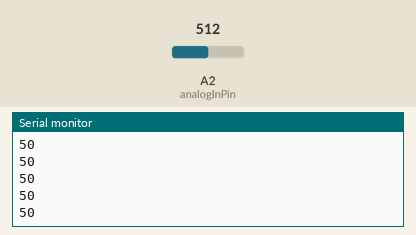
This sketch was run on a simulated Arduino Uno, built with avr-gcc and run on an emulated ATmega328P. Shown: the last lines printed to the serial monitor. The test bench sets the inputs (shaded band); at power-on: A2 (analogInPin) = 512.

Above: at 1.2 s.
1.3 s: A2 (analogInPin) set to 716
At 2.2 s:
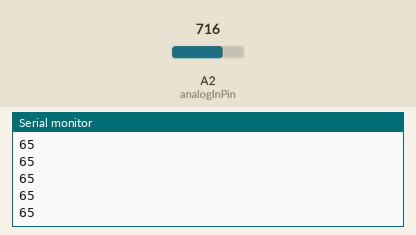
2.8 s: A2 (analogInPin) set to 900
At 3.7 s:
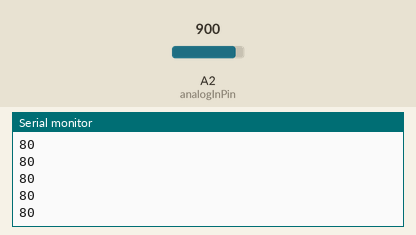
Timing chart, 0 to 5.8 s (numbered marks = the images above; inputs shaded):
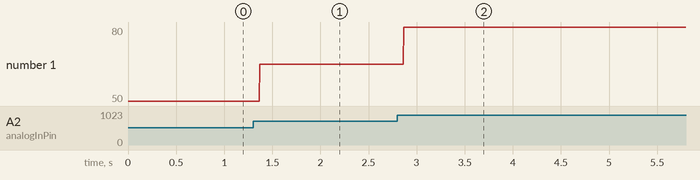

The sketch:

ArduinoCode.ino
```cpp
// These constants won't change.  They're used to give names
// to the pins used:
const int analogInPin = A2;  // Analog input pin that the potentiometer is attached to
//const int analogOutPin = 9; // Analog output pin that the LED is attached to

int sensorValue = 0;        // value read from the pot
int outputValue = 0;        // value output to the PWM (analog out)

void setup() {
  // initialize serial communications at 9600 bps:
  Serial.begin(9600);
}

void loop() {
  // read the analog in value:
  sensorValue = analogRead(analogInPin);
  // map it to the range of the analog out:
  outputValue = map(sensorValue, 0, 1023, 10, 90);
  // change the analog out value:
  //analogWrite(analogOutPin, outputValue);

  // print the results to the serial monitor:
  //Serial.print("sensor = " );
  //Serial.print(sensorValue);
  //Serial.print("\t output = ");
  Serial.println(outputValue);

  // wait 2 milliseconds before the next loop
  // for the analog-to-digital converter to settle
  // after the last reading:
  delay(2);
}
```

Measured:
- after the input at 1.3 s, the serial monitor: prints a new line after 0.07 s (image 1)
- after the input at 2.8 s, the serial monitor: prints a new line after 0.07 s (image 2)
- plotted number 1: 50 → 65 after the input at 1.3 s, 65 → 80 after the input at 2.8 s
